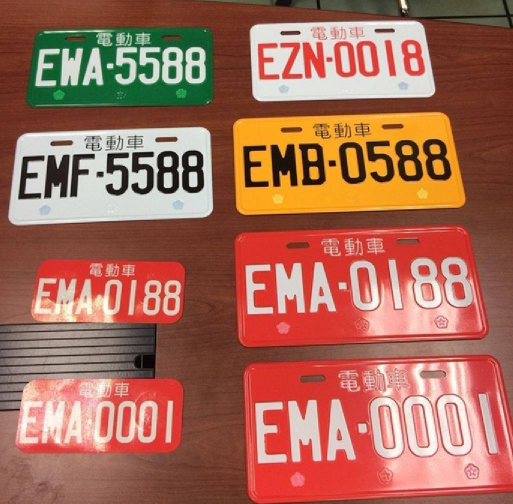
#> input picture Binary_findcarplate/carplate.jpg, 1026 x 1007 px (shown at 1/2 size)
$ jupyter execute 'binary_find_countnumber (1).ipynb'
#> lines starting #> are read from the running program, lines starting #| are printed output that depends on the picture; after the words box and inside, x2 and y2 are one past the last pixel; in counts of white or black regions, pixels touching at a corner belong together
[cell 1]
import cv2
import numpy as np
import matplotlib.pyplot as plt
img = cv2.imread("carplate.jpg")
#> img is the input picture: shape (1007, 1026, 3); mean B, G, R 88.4, 107.4, 165.6
im_gray = cv2.cvtColor(img, cv2.COLOR_BGR2GRAY)
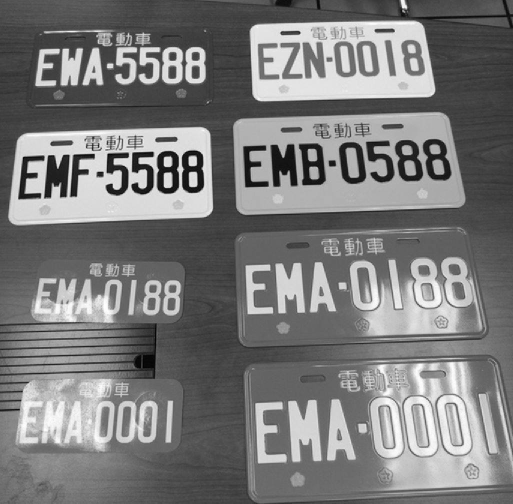
#> im_gray: shape (1007, 1026) (shown at 1/2 size); min 0, max 255, mean 122.6
plt.imshow(im_gray, cmap="gray")
plt.show()

[cell 2]
retval, im_at_fixed = cv2.threshold(im_gray, 180, 150, cv2.THRESH_BINARY)
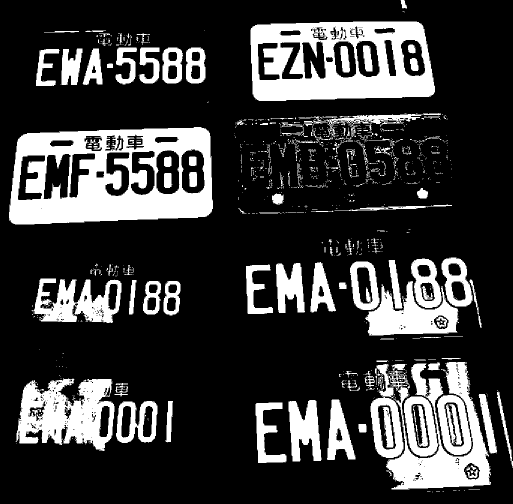
#> im_at_fixed: shape (1007, 1026) (shown at 1/2 size); values 0 (black) and 150 (white), 22.7% white; 1331 white regions (1162 under 20 px)
plt.title("Fixed Thresholding")
plt.imshow(im_at_fixed, cmap = 'gray')
plt.show()

[cell 3]
contourimg = img
contours, hierarchy = cv2.findContours(im_at_fixed,cv2.RETR_EXTERNAL,cv2.CHAIN_APPROX_SIMPLE)
#> contours = 1230 contours, 1148 with area under 20; largest, box (x1, y1, x2, y2) and area: (18, 254, 426, 449) 71146, (501, 43, 870, 202) 53851, (772, 724, 982, 979) 21004, (31, 757, 229, 902) 19472, (730, 562, 916, 671) 10560
c=0
cnts = sorted(contours, key=cv2.contourArea, reverse=True)
#> cnts has the same summary as contours
for contour in cnts[:1000]:
    area = cv2.contourArea(contour)
    if 800< area < 5000:
        c=c+1
        cv2.drawContours(contourimg, [contour], -1, (0, 255, 0), 3)
        cv2.putText(img,str(c),(contour[0][0][0],contour[0][0][1]),cv2.FONT_HERSHEY_SIMPLEX,1, (255, 0, 0), 2, cv2.LINE_AA)
#> this loop made 1000 passes
#> area on passes 1 to 12: 71145.5, 53851, 21004.5, 19472, 10560, 9450, 6102.5, 6087, 6010.5, 5302, 5084, 4465.5
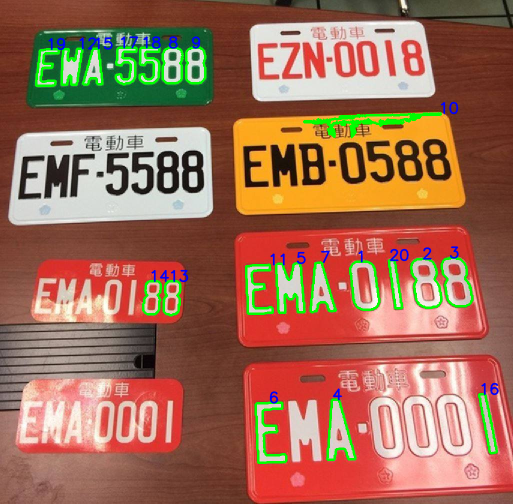
#> contourimg: shape (1007, 1026, 3) (shown at 1/2 size); 3.56% of pixels changed, all inside (x1, y1, x2, y2) = (70, 72, 998, 928)
#> after the loop, c = 20
plt.imshow(contourimg)
plt.show()
cv2.imwrite('final.jpg',contourimg)
#> Out = True
